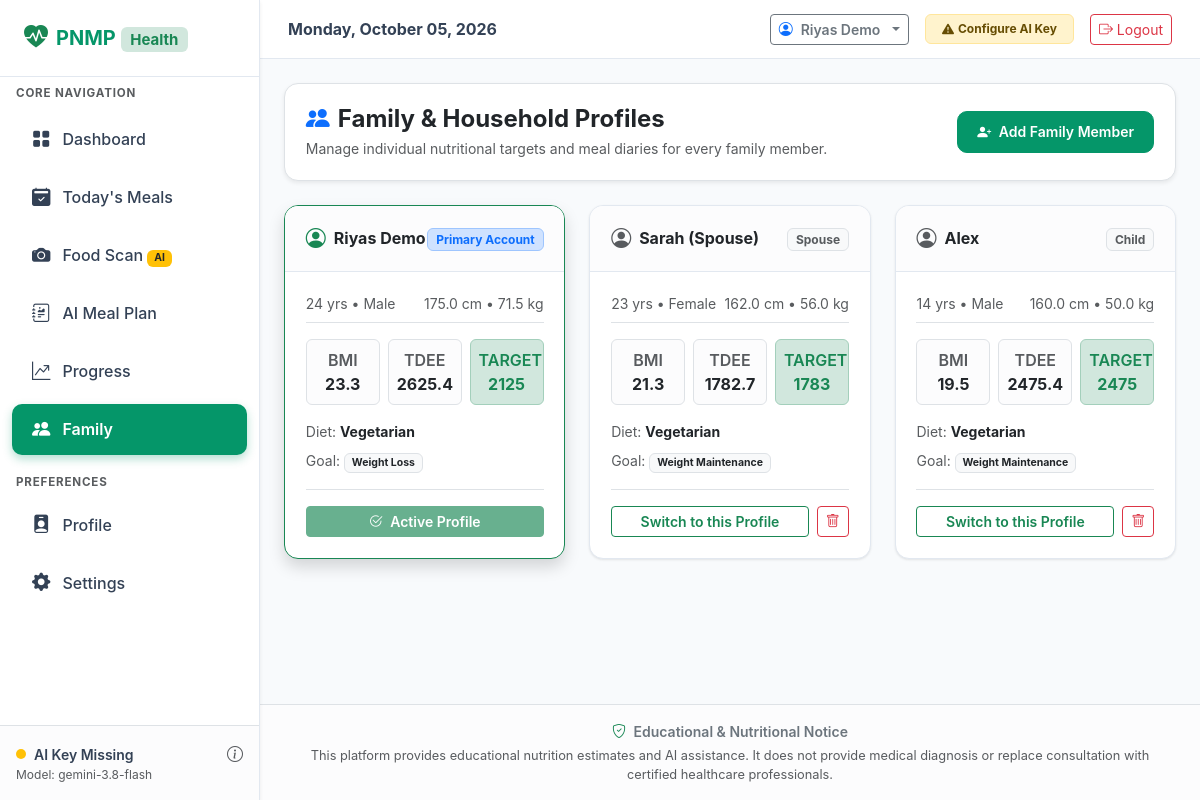
The page /family on the database its author committed.
### tables this page shows
CREATE TABLE family_members (
        id INTEGER PRIMARY KEY AUTOINCREMENT,
        user_id INTEGER NOT NULL REFERENCES users(id) ON DELETE CASCADE,
        name TEXT NOT NULL,
        relationship TEXT DEFAULT 'Self',
        is_primary INTEGER DEFAULT 0,
        created_at TIMESTAMP DEFAULT CURRENT_TIMESTAMP
    );

CREATE TABLE profiles (
        id INTEGER PRIMARY KEY AUTOINCREMENT,
        member_id INTEGER UNIQUE NOT NULL REFERENCES family_members(id) ON DELETE CASCADE,
        age INTEGER DEFAULT 25,
        gender TEXT DEFAULT 'Male',
        height_cm REAL DEFAULT 172.0,
        weight_kg REAL DEFAULT 68.0,
        activity_level TEXT DEFAULT 'Moderately Active',
        dietary_preference TEXT DEFAULT 'Vegetarian',
        allergies TEXT DEFAULT '',
        medical_conditions TEXT DEFAULT '',
        fitness_goal TEXT DEFAULT 'Weight Maintenance',
        updated_at TIMESTAMP DEFAULT CURRENT_TIMESTAMP
    );

### app.py (the view, shortened to what this page needs)
@app.route("/family", methods=["GET", "POST"])
@login_required
def family():
    user_id = session["user_id"]
    conn = get_db()
    cursor = conn.cursor()
    cursor.execute("SELECT * FROM family_members WHERE user_id = ? ORDER BY is_primary DESC, id ASC", (user_id,))
    members_raw = [dict(m) for m in cursor.fetchall()]
    member_cards = []
    for m in members_raw:
        prof, targs = get_active_profile_and_targets(m["id"])
        member_cards.append({
            "member": m,
            "profile": prof,
            "targets": targs
        })
    conn.close()
    return render_template("family.html", member_cards=member_cards)

### database.py (called while the page is built)
def get_db():
    conn = sqlite3.connect(Config.DATABASE_PATH)
    conn.row_factory = sqlite3.Row
    conn.execute("PRAGMA foreign_keys = ON")
    return conn

### utils/gemini.py (called while the page is built)
def get_gemini_config() -> dict:
    api_key = os.getenv("GEMINI_API_KEY", "").strip() or Config.GEMINI_API_KEY
    model = os.getenv("GEMINI_MODEL", "").strip() or Config.GEMINI_MODEL or "gemini-3.8-flash"
    is_configured = bool(
        api_key
        and api_key != "YOUR_GEMINI_API_KEY_HERE"
        and api_key != "PASTE_YOUR_GEMINI_API_KEY_HERE"
        and not api_key.startswith("YOUR_")
    )
    if not is_configured:
        logger.warning("WARNING: GEMINI_API_KEY is not configured.")
    return {
        "is_configured": is_configured,
        "api_key": api_key,
        "model": model
    }

### utils/nutrition.py (called while the page is built)
def calculate_bmr(weight_kg: float, height_cm: float, age: int, gender: str) -> float:
    if weight_kg <= 0 or height_cm <= 0 or age <= 0:
        return 0.0
    gender_normalized = (gender or "male").strip().lower()
    base = (10 * weight_kg) + (6.25 * height_cm) - (5 * age)
    if gender_normalized in ["female", "f"]:
        bmr = base - 161.0
    else:
        bmr = base + 5.0
    return round(max(500.0, bmr), 1)

def calculate_tdee(bmr: float, activity_level: str) -> float:
    multipliers = {
        "Sedentary": 1.2,
        "Lightly Active": 1.375,
        "Moderately Active": 1.55,
        "Very Active": 1.725,
        "Extra Active": 1.9,
    }
    multiplier = multipliers.get(activity_level, 1.375)
    return round(bmr * multiplier, 1)

### utils/translations.py (called while the page is built)
def get_text(lang: str, key: str) -> str:
    lang = lang if lang in TRANSLATIONS else "en"
    return TRANSLATIONS[lang].get(key, TRANSLATIONS["en"].get(key, key))

### templates/family.html (shortened to what this page needs)
{% extends "base.html" %}
{% block content %}
<div class="row g-4 mb-4">
  <div class="col-12">
    <div class="pnmp-card shadow-sm border">
      <div class="pnmp-card-body d-flex flex-column flex-md-row align-items-md-center justify-content-between gap-3">
        <div>
          <h4 class="fw-bold mb-1 text-dark d-flex align-items-center gap-2">
            <i class="bi bi-people-fill text-primary"></i> Family & Household Profiles
          </h4>
          <p class="text-muted small mb-0">Manage individual nutritional targets and meal diaries for every family member.</p>
        </div>
        <div>
          <button class="btn btn-primary btn-sm fw-semibold" data-bs-toggle="modal" data-bs-target="#addMemberModal">
            <i class="bi bi-person-plus-fill me-1"></i> Add Family Member
          </button>
        </div>
      </div>
    </div>
  </div>
</div>
<div class="row g-4">
  {% for card in member_cards %}
    {% set m = card.member %}
    {% set p = card.profile %}
    {% set t = card.targets %}
    {% set is_active = (current_member and current_member.id == m.id) %}
    <div class="col-md-6 col-lg-4">
      <div class="pnmp-card h-100 {% if is_active %}border-success shadow{% endif %}">
        <div class="pnmp-card-header bg-light-subtle d-flex justify-content-between align-items-center">
          <div class="d-flex align-items-center gap-2">
            <i class="bi bi-person-circle fs-5 {% if is_active %}text-success{% else %}text-muted{% endif %}"></i>
            <h6 class="mb-0 fw-bold text-dark">{{ m.name }}</h6>
          </div>
          <div>
            {% if m.is_primary %}
              <span class="badge bg-primary-subtle text-primary border border-primary-subtle fs-8">Primary Account</span>
            {% else %}
              <span class="badge bg-light text-muted border fs-8">{{ m.relationship }}</span>
            {% endif %}
          </div>
        </div>
        <div class="pnmp-card-body d-flex flex-column justify-content-between">
          <div>
            <div class="d-flex justify-content-between text-muted small mb-3 border-bottom pb-2">
              <span>{{ p.age }} yrs &bull; {{ p.gender }}</span>
              <span>{{ p.height_cm }} cm &bull; {{ p.weight_kg }} kg</span>
            </div>
            <div class="row g-2 text-center mb-3">
              <div class="col-4">
                <div class="border rounded p-2 bg-light-subtle">
                  <div class="text-muted fs-8 fw-semibold text-uppercase">BMI</div>
                  <div class="fw-bold text-dark">{{ t.bmi }}</div>
                </div>
              </div>
              <div class="col-4">
                <div class="border rounded p-2 bg-light-subtle">
                  <div class="text-muted fs-8 fw-semibold text-uppercase">TDEE</div>
                  <div class="fw-bold text-dark">{{ t.tdee }}</div>
                </div>
              </div>
              <div class="col-4">
                <div class="border rounded p-2 bg-success-subtle border-success-subtle">
                  <div class="text-success fs-8 fw-semibold text-uppercase">Target</div>
                  <div class="fw-bold text-success">{{ t.target_calories }}</div>
                </div>
              </div>
            </div>
            <div class="small mb-2">
              <span class="text-muted">Diet:</span> <strong class="text-dark">{{ p.dietary_preference }}</strong>
            </div>
            <div class="small mb-3">
              <span class="text-muted">Goal:</span> <span class="badge bg-light text-dark border">{{ p.fitness_goal }}</span>
            </div>
          </div>
          <div class="pt-3 border-top d-flex gap-2">
            {% if is_active %}
              <button class="btn btn-success btn-sm w-100 fw-semibold" disabled>
                <i class="bi bi-check2-circle me-1"></i> Active Profile
              </button>
            {% else %}
              <button class="btn btn-outline-success btn-sm w-100 fw-semibold" onclick="switchFamilyMember({{ m.id }})">
                Switch to this Profile
              </button>
            {% endif %}
            {% if not m.is_primary %}
              <form method="POST" action="{{ url_for('family') }}" onsubmit="return confirm('Remove family profile for {{ m.name }}?');">
                <button type="submit" class="btn btn-outline-danger btn-sm" title="Remove Profile">
                  <i class="bi bi-trash"></i>
                </button>
              </form>
            {% endif %}
          </div>
        </div>
      </div>
    </div>
  {% endfor %}
</div>
{% endblock %}

### templates/base.html (shortened to what this page needs)
<!DOCTYPE html>
<html lang="{{ current_lang or 'en' }}" data-theme="{{ current_theme or 'light' }}">
<head>
  <link rel="stylesheet" href="https://cdn.jsdelivr.net/npm/bootstrap@5.3.3/dist/css/bootstrap.min.css">
  <link rel="stylesheet" href="https://cdn.jsdelivr.net/npm/bootstrap-icons@1.11.3/font/bootstrap-icons.min.css">
  <link rel="stylesheet" href="{{ url_for('static', filename='css/style.css') }}">
</head>
<body>
{% if session.get('user_id') %}
  <aside class="pnmp-sidebar shadow-sm">
    <a href="{{ url_for('dashboard') }}" class="pnmp-brand">
      <i class="bi bi-heart-pulse-fill text-success fs-4"></i>
      <span>PNMP <span class="badge bg-success-subtle text-success fs-7">Health</span></span>
    </a>
    <div class="px-3 py-2 text-uppercase text-muted fw-bold" style="font-size: 0.725rem; letter-spacing: 0.05rem;">
      Core Navigation
    </div>
    <nav class="nav flex-column mb-auto">
      <a href="{{ url_for('dashboard') }}" class="pnmp-nav-link {% if request.endpoint == 'dashboard' %}active{% endif %}">
        <i class="bi bi-grid-fill"></i>
        <span>{{ t('nav_dashboard') }}</span>
      </a>
      <a href="{{ url_for('today') }}" class="pnmp-nav-link {% if request.endpoint == 'today' %}active{% endif %}">
        <i class="bi bi-calendar2-check-fill"></i>
        <span>{{ t('nav_today') }}</span>
      </a>
      <a href="{{ url_for('food_scan') }}" class="pnmp-nav-link {% if request.endpoint == 'food_scan' %}active{% endif %}">
        <i class="bi bi-camera-fill"></i>
        <span>{{ t('nav_food_scan') }} <span class="badge bg-warning text-dark ms-auto" style="font-size: 0.65rem;">AI</span></span>
      </a>
      <a href="{{ url_for('meal_plan') }}" class="pnmp-nav-link {% if request.endpoint == 'meal_plan' %}active{% endif %}">
        <i class="bi bi-journal-richtext"></i>
        <span>{{ t('nav_meal_plan') }}</span>
      </a>
      <a href="{{ url_for('progress') }}" class="pnmp-nav-link {% if request.endpoint == 'progress' %}active{% endif %}">
        <i class="bi bi-graph-up-arrow"></i>
        <span>{{ t('nav_progress') }}</span>
      </a>
      <a href="{{ url_for('family') }}" class="pnmp-nav-link {% if request.endpoint == 'family' %}active{% endif %}">
        <i class="bi bi-people-fill"></i>
        <span>{{ t('nav_family') }}</span>
      </a>
      <div class="px-3 pt-3 pb-1 text-uppercase text-muted fw-bold" style="font-size: 0.725rem; letter-spacing: 0.05rem;">
        Preferences
      </div>
      <a href="{{ url_for('profile') }}" class="pnmp-nav-link {% if request.endpoint == 'profile' %}active{% endif %}">
        <i class="bi bi-person-badge-fill"></i>
        <span>{{ t('nav_profile') }}</span>
      </a>
      <a href="{{ url_for('settings') }}" class="pnmp-nav-link {% if request.endpoint == 'settings' %}active{% endif %}">
        <i class="bi bi-gear-fill"></i>
        <span>{{ t('nav_settings') }}</span>
      </a>
    </nav>
    <div class="p-3 border-top bg-light-subtle">
      <div class="d-flex align-items-center justify-content-between">
        <div class="d-flex align-items-center gap-2">
          <span class="p-1 rounded-circle {% if ai_ready %}bg-success{% else %}bg-warning{% endif %} d-inline-block" style="width: 10px; height: 10px;"></span>
          <span class="small fw-semibold">{% if ai_ready %}Gemini Ready{% else %}AI Key Missing{% endif %}</span>
        </div>
        <a href="{{ url_for('settings') }}" class="text-muted" title="AI Settings"><i class="bi bi-info-circle"></i></a>
      </div>
      <div class="text-muted" style="font-size: 0.75rem;">Model: {{ gemini_model }}</div>
    </div>
  </aside>
  <div class="pnmp-main-content">
    <header class="pnmp-topbar d-flex align-items-center justify-content-between">
      <div class="d-flex align-items-center gap-3">
        <div class="d-none d-sm-block">
          <h6 class="mb-0 fw-bold">{{ today_date }}</h6>
        </div>
      </div>
      <div class="d-flex align-items-center gap-2 gap-sm-3">
        {% if family_members %}
        <div class="dropdown">
          <button class="btn btn-sm btn-outline-secondary dropdown-toggle d-flex align-items-center gap-2" type="button" data-bs-toggle="dropdown">
            <i class="bi bi-person-circle text-primary"></i>
            <span class="fw-semibold">{{ current_member.name if current_member else 'Member' }}</span>
          </button>
        </div>
        {% endif %}
        {% if ai_ready %}
          <span class="badge bg-success-subtle text-success border border-success-subtle d-none d-md-inline-flex align-items-center gap-1 py-2 px-3">
            <i class="bi bi-cpu-fill"></i> Gemini Active
          </span>
        {% else %}
          <a href="{{ url_for('settings') }}" class="badge bg-warning-subtle text-warning-emphasis border border-warning-subtle d-none d-md-inline-flex align-items-center gap-1 py-2 px-3 text-decoration-none">
            <i class="bi bi-exclamation-triangle-fill"></i> Configure AI Key
          </a>
        {% endif %}
        <a href="{{ url_for('logout') }}" class="btn btn-sm btn-outline-danger" title="{{ t('nav_logout') }}">
          <i class="bi bi-box-arrow-right"></i> <span class="d-none d-md-inline">{{ t('nav_logout') }}</span>
        </a>
      </div>
    </header>
    <main class="container-fluid p-3 p-md-4">
      {% block content %}{% endblock %}
    </main>
    <footer class="mt-auto py-3 px-4 border-top text-center text-muted small bg-light-subtle">
      <div class="container-fluid">
        <p class="mb-1 fw-semibold text-secondary">
          <i class="bi bi-shield-check text-success me-1"></i> {{ t('disclaimer_title') }}
        </p>
        <p class="mb-0 text-muted" style="font-size: 0.8rem;">
          {{ t('disclaimer_text') }}
        </p>
      </div>
    </footer>
  </div>
{% endif %}
</body>
</html>

### static/css/style.css (style rules this page uses)
:root { --pnmp-primary: #059669; --pnmp-primary-hover: #047857; --pnmp-primary-light: #ecfdf5; --pnmp-secondary: #0284c7; --pnmp-accent: #f59e0b; --pnmp-danger: #ef4444; --pnmp-dark: #0f172a; --pnmp-slate: #334155; --pnmp-muted: #64748b; --pnmp-border: #e2e8f0; --pnmp-bg: #f8fafc; --pnmp-card-bg: #ffffff; --pnmp-radius: 14px; --pnmp-shadow-sm: 0 1px 3px rgba(0,0,0,0.06), 0 1px 2px rgba(0,0,0,0.04); --pnmp-shadow: 0 4px 6px -1px rgba(0,0,0,0.07), 0 2px 4px -2px rgba(0,0,0,0.05); --pnmp-shadow-lg: 0 10px 15px -3px rgba(0,0,0,0.08), 0 4px 6px -4px rgba(0,0,0,0.04); }
body { font-family: -apple-system, BlinkMacSystemFont, "Segoe UI", Roboto, "Helvetica Neue", Arial, sans-serif; background-color: var(--pnmp-bg); color: var(--pnmp-slate); min-height: 100vh; margin: 0; padding: 0; transition: background-color 0.2s ease, color 0.2s ease; }
.pnmp-sidebar { width: 260px; background: var(--pnmp-card-bg); border-right: 1px solid var(--pnmp-border); min-height: 100vh; position: fixed; top: 0; left: 0; z-index: 1020; display: flex; flex-direction: column; }
.pnmp-main-content { margin-left: 260px; min-height: 100vh; display: flex; flex-direction: column; }
.pnmp-brand { font-size: 1.25rem; font-weight: 700; color: var(--pnmp-primary); display: flex; align-items: center; gap: 0.5rem; padding: 1.25rem 1.5rem; border-bottom: 1px solid var(--pnmp-border); text-decoration: none; }
.pnmp-nav-link { display: flex; align-items: center; gap: 0.75rem; padding: 0.75rem 1.25rem; color: var(--pnmp-slate); font-weight: 500; border-radius: 10px; margin: 0.2rem 0.75rem; text-decoration: none; transition: all 0.15s ease-in-out; }
.pnmp-nav-link i { font-size: 1.15rem; }
.pnmp-nav-link.active { background-color: var(--pnmp-primary); color: #ffffff !important; font-weight: 600; box-shadow: 0 4px 10px rgba(5, 150, 105, 0.3); }
.pnmp-topbar { background: var(--pnmp-card-bg); border-bottom: 1px solid var(--pnmp-border); padding: 0.85rem 1.75rem; position: sticky; top: 0; z-index: 1000; }
.pnmp-card { background: var(--pnmp-card-bg); border: 1px solid var(--pnmp-border); border-radius: var(--pnmp-radius); box-shadow: var(--pnmp-shadow-sm); transition: transform 0.15s ease, box-shadow 0.15s ease; overflow: hidden; }
.pnmp-card-header { padding: 1.1rem 1.3rem; border-bottom: 1px solid var(--pnmp-border); background: transparent; display: flex; align-items: center; justify-content: space-between; }
.pnmp-card-body { padding: 1.3rem; }
.btn-primary { background-color: var(--pnmp-primary); border-color: var(--pnmp-primary); font-weight: 600; border-radius: 10px; padding: 0.6rem 1.2rem; }

### rows shown on the page
family_members: name "Riyas Demo", name "Riyas Demo"
profiles: age "24", gender "Male", height_cm "175.0", weight_kg "71.5", dietary_preference "Vegetarian", fitness_goal "Weight Loss"
family_members: name "Sarah (Spouse)", relationship "Spouse"
profiles: age "23", gender "Female", height_cm "162.0", weight_kg "56.0", dietary_preference "Vegetarian", fitness_goal "Weight Maintenance"
family_members: name "Alex", relationship "Child"
profiles: age "14", gender "Male", height_cm "160.0", weight_kg "50.0", dietary_preference "Vegetarian", fitness_goal "Weight Maintenance"

### other values the page prints
{{ t('nav_dashboard') }} "Dashboard"
{{ t('nav_today') }} "Today's Meals"
{{ t('nav_food_scan') }} "Food Scan"
{{ t('nav_meal_plan') }} "AI Meal Plan"
{{ t('nav_progress') }} "Progress"
{{ t('nav_family') }} "Family"
{{ t('nav_profile') }} "Profile"
{{ t('nav_settings') }} "Settings"
{{ gemini_model }} "gemini-3.8-flash"
{{ t('nav_logout') }} "Logout"
{{ t.bmi }} "23.3" "21.3" "19.5"
{{ t.tdee }} "2625.4" "1782.7" "2475.4"
{{ t.target_calories }} "2125" "1783" "2475"
{{ t('disclaimer_title') }} "Educational & Nutritional Notice"
{{ t('disclaimer_text') }} "This platform provides educational nutrition estimates and AI assistance. It does not provide medical diagnosis or replace consultation with certified healthcare professionals."
